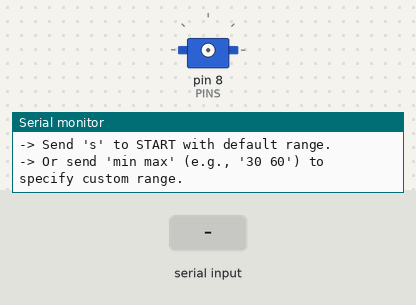
A sketch run on a simulated Arduino Mega 2560, built with avr-gcc and run on an emulated ATmega2560. Parts: servo, the last lines printed to the serial monitor. The inputs (shaded band) are chosen by the test bench.

Above: at 1.2 s.
1.3 s: "neck 1\n" received over Serial
At 3.04 s:
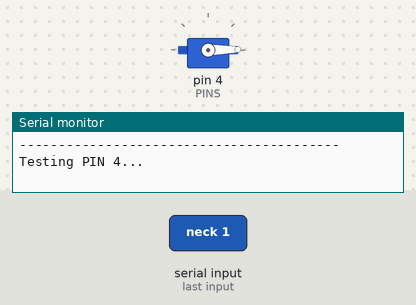
4.3 s: "neck 150\n" received over Serial
7.3 s: "jaw 1\n" received over Serial
10.3 s: "eye 1\n" received over Serial
13.3 s: "z 1\n" received over Serial
Timing chart, 0 to 18.0 s (numbered marks = the images above; inputs shaded):
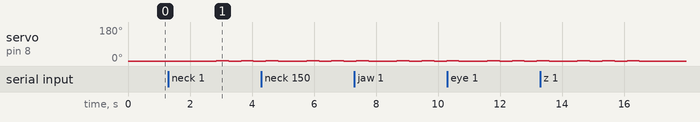

Measured:
- after the input at 1.3 s, servo on pin 8 (PINS): alternates 1° for 0.40 s and 0° for 0.40 s, starting after 1.5 s

The sketch:

nova_calibration.ino
```cpp
/**
 * Nova Animatronic - Calibration & Setup Tool
 *
 * This sketch helps you identify which servo is connected to which pin.
 * It will safely move each servo one by one and ask you to name it.
 *
 * INSTRUCTIONS:
 * 1. Upload this sketch to your Arduino Mega.
 * 2. Open the Serial Monitor (Tools > Serial Monitor).
 * 3. Set Baud Rate to 9600.
 * 4. Select "Both NL & CR" or "Newline" in the dropdown.
 * 5. Follow the on-screen prompts.
 */

#include <Servo.h>

// The pins you believe are connected
const int PINS[] = {4, 5, 6, 7, 8};
const int NUM_PINS = 5;

// Variables to store results
String pinNames[NUM_PINS];
Servo tester;

// Default safe range (degrees)
// Chosen to be safe for Jaw (30-110), Eye H (40-110), Eye V (70-180), Neck (30-110)
int minAngle = 80;
int maxAngle = 100;

void setup() {
  Serial.begin(9600);
  while (!Serial) {
    ; // wait for serial port to connect. Needed for native USB
  }

  Serial.println("\n\n=========================================");
  Serial.println("      NOVA ANIMATRONIC CALIBRATION       ");
  Serial.println("=========================================");
  Serial.println("This tool will help you map your pins.");
  Serial.print("Checking pins: ");
  for(int i=0; i<NUM_PINS; i++) {
    Serial.print(PINS[i]);
    if(i < NUM_PINS-1) Serial.print(", ");
  }
  Serial.println("\n");

  // --- Step 1: Range Configuration ---
  Serial.println("STEP 1: SAFETY CONFIGURATION");
  Serial.println("Default safe movement range is 80 to 100 degrees.");
  Serial.println("This range is generally safe for all Nova parts.");
  Serial.println("-> Send 's' to START with default range.");
  Serial.println("-> Or send 'min max' (e.g., '30 60') to specify custom range.");

  while (Serial.available() == 0) {} // Wait for input
  String input = Serial.readStringUntil('\n');
  input.trim();

  if (input.length() > 1 && input.indexOf(' ') > 0) {
    // Parse custom range
    int spaceIdx = input.indexOf(' ');
    minAngle = input.substring(0, spaceIdx).toInt();
    maxAngle = input.substring(spaceIdx+1).toInt();
    Serial.print("[OK] Custom range set: ");
  } else {
    Serial.print("[OK] Default range used: ");
  }
  Serial.print(minAngle);
  Serial.print(" - ");
  Serial.println(maxAngle);
  delay(1000);

  // --- Step 2: Testing Loop ---
  Serial.println("\nSTEP 2: IDENTIFICATION");
  Serial.println("I will now move each pin. Watch the robot!");
  Serial.println("Enter the name: 'neck', 'jaw', 'eye', 'z' (for tilt), or 'none'.");
  Serial.println("-----------------------------------------");

  for (int i = 0; i < NUM_PINS; i++) {
    int currentPin = PINS[i];
    Serial.print("\nTesting PIN ");
    Serial.print(currentPin);
    Serial.println("...");

    tester.attach(currentPin);

    // Wiggle sequence
    for (int j = 0; j < 3; j++) {
      tester.write(minAngle);
      delay(400);
      tester.write(maxAngle);
      delay(400);
    }
    // Return to center of range
    tester.write((minAngle + maxAngle) / 2);

    Serial.print("   Pin ");
    Serial.print(currentPin);
    Serial.println(" moved. What is it? (neck/jaw/eye/z/none)");

    while (Serial.available() == 0) {} // Wait for input
    String name = Serial.readStringUntil('\n');
    name.trim();
    name.toLowerCase();

    pinNames[i] = name;
    Serial.print("   Saved: Pin ");
    Serial.print(currentPin);
    Serial.print(" = ");
    Serial.println(name);

    tester.detach(); // Detach to prevent interference
    delay(500);
  }

  // --- Step 3: Report ---
  Serial.println("\n\n=========================================");
  Serial.println("           CALIBRATION COMPLETE          ");
  Serial.println("=========================================");
  Serial.println("Copy the lines below into your main 'nova_arduino.ino' file:");
  Serial.println("-----------------------------------------");

  for (int i = 0; i < NUM_PINS; i++) {
    if (pinNames[i] != "none" && pinNames[i] != "") {
      String varName = "PIN_UNKNOWN";
      if (pinNames[i] == "neck") varName = "PIN_NECK";
      else if (pinNames[i] == "jaw") varName = "PIN_JAW";
      else if (pinNames[i] == "eye") varName = "PIN_EYE";
      else if (pinNames[i] == "z") varName = "PIN_Z";
      else if (pinNames[i] == "eye z") varName = "PIN_Z";

      Serial.print("const int ");
      Serial.print(varName);
      Serial.print(" = ");
      Serial.print(PINS[i]);
      Serial.println(";");
    }
  }
  Serial.println("-----------------------------------------");
  Serial.println("Done!");
}

void loop() {
  // Nothing to do here
}
```
